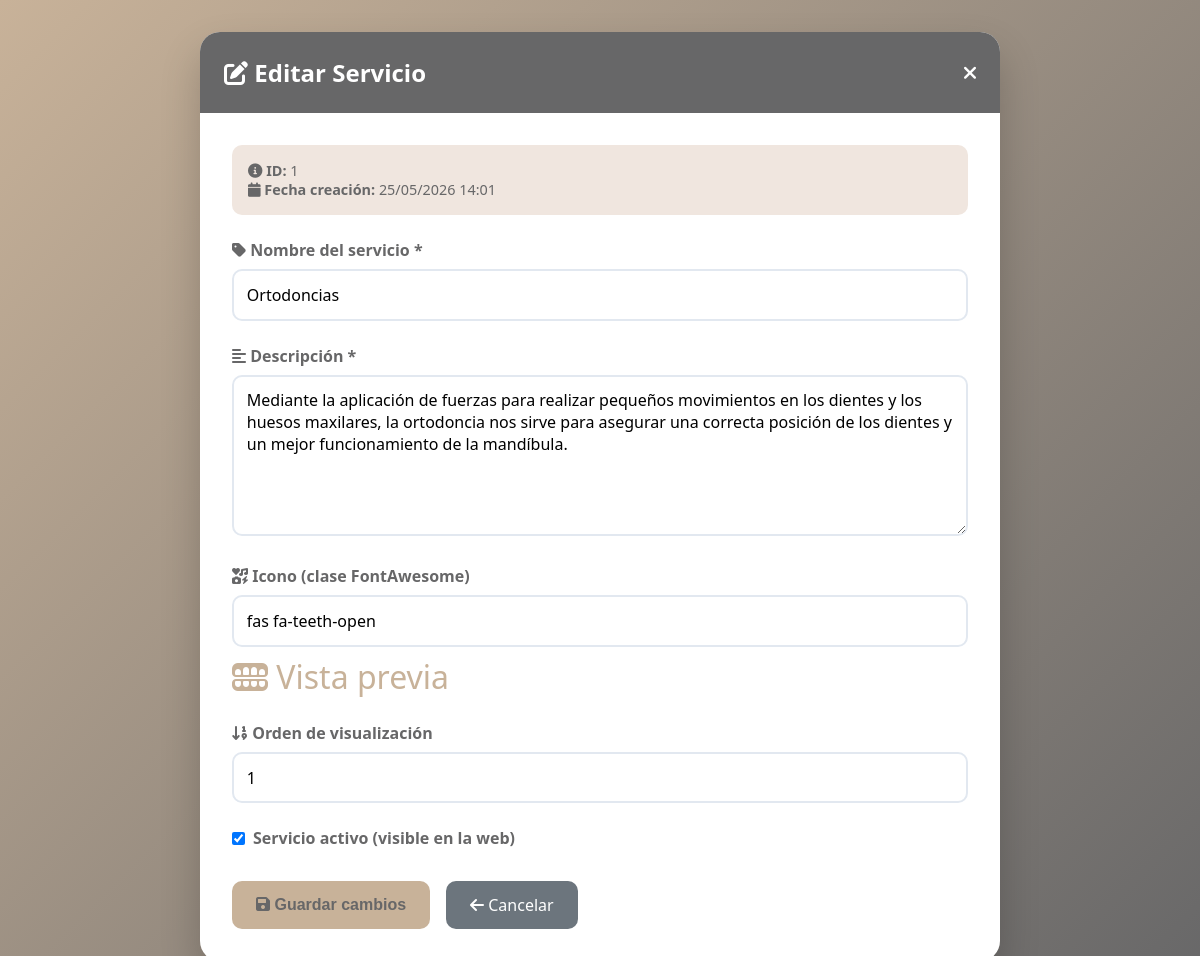
The app's page /controllers/servicios_controller.php?accion=editar&id=1 (signed in) with its own data.
### tables this page shows
CREATE TABLE IF NOT EXISTS servicios (
    id INT AUTO_INCREMENT PRIMARY KEY,
    nombre VARCHAR(100) NOT NULL,
    descripcion TEXT NOT NULL,
    icono VARCHAR(50) DEFAULT 'fas fa-tooth',
    orden INT DEFAULT 0,
    activo BOOLEAN DEFAULT TRUE,
    fecha_creacion TIMESTAMP DEFAULT CURRENT_TIMESTAMP
);

### models/Servicio.php (called while the page is built, shortened)
<?php
class Servicio {
    private $conn;
    private $table_name = "servicios";
    public $id;
    public function __construct($db) {
        $this->conn = $db;
    }
    public function obtenerPorId() {
        $query = "SELECT * FROM " . $this->table_name . "
                  WHERE id = :id LIMIT 0,1";
        $stmt = $this->conn->prepare($query);
        $stmt->bindParam(':id', $this->id);
        $stmt->execute();
        $row = $stmt->fetch(PDO::FETCH_ASSOC);
        if ($row) {
            $this->nombre = $row['nombre'];
            $this->descripcion = $row['descripcion'];
            $this->icono = $row['icono'];
            $this->orden = $row['orden'];
            $this->activo = $row['activo'];
            $this->fecha_creacion = $row['fecha_creacion'];
            return true;
        }
        return false;
    }
}
?>

### admin/editar_servicio.php (the view, shortened to what this page needs)
<?php
require_once __DIR__ . '/../models/Servicio.php';
$id = isset($_GET['id']) ? $_GET['id'] : 0;
$database = new Database();
$db = $database->getConnection();
$servicioModel = new Servicio($db);
$servicioModel->id = $id;
$servicioModel->obtenerPorId();
$datos = isset($_SESSION['datos_servicio']) ? $_SESSION['datos_servicio'] : [];
$nombre = isset($datos['nombre']) ? htmlspecialchars($datos['nombre']) : htmlspecialchars($servicioModel->nombre);
$descripcion = isset($datos['descripcion']) ? htmlspecialchars($datos['descripcion']) : htmlspecialchars($servicioModel->descripcion);
$icono = isset($datos['icono']) ? htmlspecialchars($datos['icono']) : htmlspecialchars($servicioModel->icono);
$orden = isset($datos['orden']) ? intval($datos['orden']) : intval($servicioModel->orden);
$activo = isset($datos['activo']) ? $datos['activo'] : $servicioModel->activo;
?>
<!DOCTYPE html>
<html lang="es">
<head>
    <link rel="stylesheet" href="https://cdnjs.cloudflare.com/ajax/libs/font-awesome/6.0.0-beta3/css/all.min.css">
</head>
<body>
    <div class="container">
        <div class="header">
            <h1><i class="fas fa-edit"></i> Editar Servicio</h1>
            <a href="/Clinica-Dental-Romo/admin/servicios.php"><i class="fas fa-times"></i></a>
        </div>
        <div class="contenido">
            <div class="info-adicional">
                <i class="fas fa-info-circle"></i> <strong>ID:</strong> <?php echo $id; ?>
                <br>
                <i class="fas fa-calendar"></i> <strong>Fecha creación:</strong> <?php echo date('d/m/Y H:i', strtotime($servicioModel->fecha_creacion)); ?>
            </div>
            <form action="/Clinica-Dental-Romo/controllers/servicios_controller.php?accion=editar&id=<?php echo $id; ?>" method="POST">
                <div class="campo">
                    <label for="nombre"><i class="fas fa-tag"></i> Nombre del servicio *</label>
                    <input type="text" name="nombre" id="nombre" value="<?php echo $nombre; ?>" required>
                </div>
                <div class="campo">
                    <label for="descripcion"><i class="fas fa-align-left"></i> Descripción *</label>
                    <textarea name="descripcion" id="descripcion" rows="6" required><?php echo $descripcion; ?></textarea>
                </div>
                <div class="campo">
                    <label for="icono"><i class="fas fa-icons"></i> Icono (clase FontAwesome)</label>
                    <input type="text" name="icono" id="icono" value="<?php echo $icono; ?>" placeholder="ej: fas fa-tooth">
                    <div class="icono-preview">
                        <i class="<?php echo $icono; ?>"></i> Vista previa
                    </div>
                </div>
                <div class="campo">
                    <label for="orden"><i class="fas fa-sort-numeric-down"></i> Orden de visualización</label>
                    <input type="number" name="orden" id="orden" value="<?php echo $orden; ?>" min="0">
                </div>
                <div class="campo checkbox">
                    <input type="checkbox" name="activo" id="activo" value="1" <?php echo $activo == 1 ? 'checked' : ''; ?>>
                    <label for="activo">Servicio activo (visible en la web)</label>
                </div>
                <div class="botones">
                    <button type="submit" class="btn-guardar"><i class="fas fa-save"></i> Guardar cambios</button>
                    <a href="/Clinica-Dental-Romo/admin/servicios.php" class="btn-cancelar"><i class="fas fa-arrow-left"></i> Cancelar</a>
                </div>
            </form>
        </div>
    </div>
</body>
</html>

### admin/editar_servicio.php (style rules this page uses)
* { margin: 0; padding: 0; box-sizing: border-box; }
body { font-family: 'Segoe UI', Tahoma, Geneva, Verdana, sans-serif; background: linear-gradient(135deg, #C8B299 0%, #676768 100%); min-height: 100vh; padding: 2rem; }
.container { max-width: 800px; margin: 0 auto; background: white; border-radius: 20px; box-shadow: 0 20px 40px rgba(0,0,0,0.2); overflow: hidden; }
.header { background-color: #676768; color: white; padding: 1.5rem; display: flex; justify-content: space-between; align-items: center; }
.header h1 { font-size: 1.5rem; }
.header a { color: white; text-decoration: none; font-size: 1.2rem; }
.contenido { padding: 2rem; }
.campo { margin-bottom: 1.5rem; }
.campo label { display: block; font-weight: bold; color: #676768; margin-bottom: 0.5rem; }
.campo input, .campo textarea, .campo select { width: 100%; padding: 0.8rem; border: 2px solid #e2e8f0; border-radius: 10px; font-size: 1rem; font-family: inherit; }
.checkbox { display: flex; align-items: center; gap: 0.5rem; }
.checkbox input { width: auto; }
.checkbox label { margin-bottom: 0; }
.info-adicional { background-color: #f0e6df; padding: 1rem; border-radius: 10px; margin-bottom: 1.5rem; font-size: 0.9rem; color: #676768; }
.icono-preview { display: inline-block; font-size: 2rem; margin-top: 0.5rem; color: #C8B299; }
.botones { display: flex; gap: 1rem; margin-top: 2rem; }
.btn-guardar { background-color: #C8B299; color: #676768; border: none; padding: 0.8rem 1.5rem; border-radius: 10px; font-size: 1rem; font-weight: bold; cursor: pointer; }
.btn-cancelar { background-color: #6c757d; color: white; text-decoration: none; padding: 0.8rem 1.5rem; border-radius: 10px; text-align: center; }

### records on screen
servicios: fecha_creacion "25/05/2026 14:01", nombre "Ortodoncias", descripcion "Mediante la aplicación de fuerzas para realizar pequeños movimientos en los dientes y los huesos maxilares, la ortodoncia nos sirve para asegurar una correcta posición de los dientes y un mejor funcionamiento de la mandíbula.", icono "fas fa-teeth-open", orden "1", activo "☑"

### other values on screen
$id "1"
